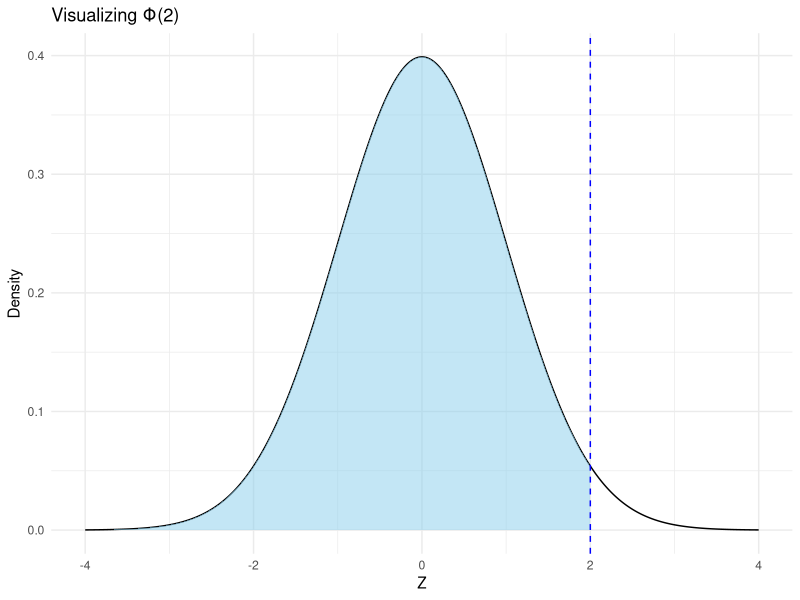

Here is the R script that generated this plot:
library(ggplot2)

# Set value of t
t <- 2

# Create data for standard normal curve
x_vals <- seq(-4, 4, length.out = 1000)
y_vals <- dnorm(x_vals)

# Create a data frame
df <- data.frame(x = x_vals, y = y_vals)

# Plot with shaded area up to t
ggplot(df, aes(x, y)) +
  geom_line(color = "black") +
  geom_area(data = subset(df, x <= t), aes(x, y), fill = "skyblue", alpha = 0.5) +
  geom_vline(xintercept = t, linetype = "dashed", color = "blue") +
  labs(
    title = paste0("Visualizing Φ(", t, ")"),
    x = "Z",
    y = "Density"
  ) +
  theme_minimal()

